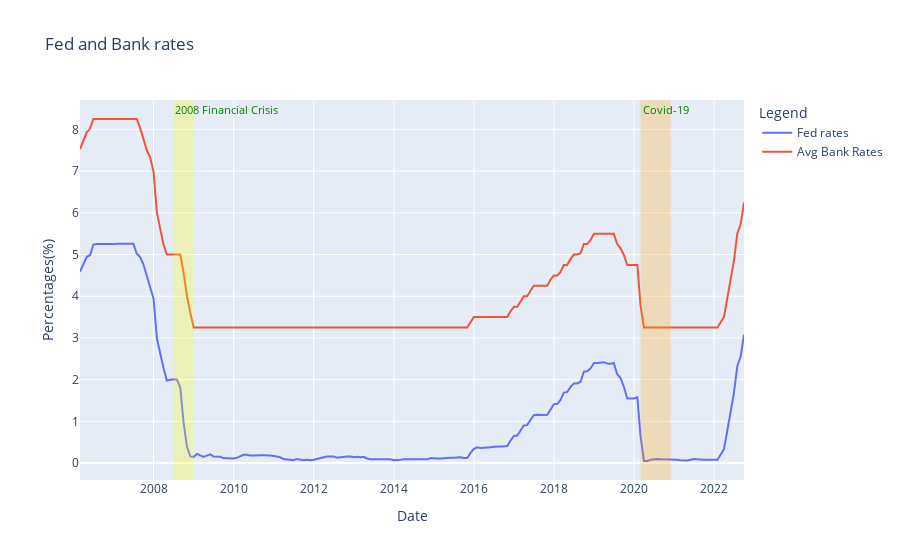

Source (notebook cell):
### Code cell
Feds_Wages_fig = px.line(data, x=data.Date, y = feds_banks.columns, title='Fed and Bank rates')
Feds_Wages_fig.update_yaxes(title_text = 'Percentages(%)')
Feds_Wages_fig.update_layout(legend_title_text = 'Legend')

Feds_Wages_fig.add_vrect(x0="2008-07-01", x1="2009-01-01", 
              annotation_text="2008 Financial Crisis", annotation_position="top left",  
              annotation_font_size=11,
              annotation_font_color="Green",
              fillcolor="yellow", opacity=0.25, line_width=0)

Feds_Wages_fig.add_vrect(x0="2020-03-01", x1="2020-12-01", 
              annotation_text="Covid-19", annotation_position="top left",  
              annotation_font_size=11,
              annotation_font_color="Green",
              fillcolor="orange", opacity=0.25, line_width=0)


Feds_Wages_fig.show()

### Figure 1 — Plotly figure (JSON) as saved in the notebook; plotly's stock layout.template omitted (floating-point values rounded to 4 significant figures; data arrays with more than 128 entries replaced by an {"elided": "..."} marker saying what was removed)
{"data": [{"hovertemplate": "variable=Fed rates<br>Date=%{x}<br>value=%{y}<extra></extra>", "legendgroup": "Fed rates", "line": {"color": "#636efa", "dash": "solid"}, "marker": {"symbol": "circle"}, "mode": "lines", "name": "Fed rates", "orientation": "v", "showlegend": true, "type": "scatter", "x": {"elided": "200 str values"}, "xaxis": "x", "y": {"elided": "200 float values"}, "yaxis": "y"}, {"hovertemplate": "variable=Avg Bank Rates<br>Date=%{x}<br>value=%{y}<extra></extra>", "legendgroup": "Avg Bank Rates", "line": {"color": "#EF553B", "dash": "solid"}, "marker": {"symbol": "circle"}, "mode": "lines", "name": "Avg Bank Rates", "orientation": "v", "showlegend": true, "type": "scatter", "x": {"elided": "200 str values"}, "xaxis": "x", "y": {"elided": "200 float values"}, "yaxis": "y"}], "layout": {"annotations": [{"font": {"color": "Green", "size": 11}, "showarrow": false, "text": "2008 Financial Crisis", "x": "2008-07-01", "xanchor": "left", "xref": "x", "y": 1, "yanchor": "top", "yref": "y domain"}, {"font": {"color": "Green", "size": 11}, "showarrow": false, "text": "Covid-19", "x": "2020-03-01", "xanchor": "left", "xref": "x", "y": 1, "yanchor": "top", "yref": "y domain"}], "legend": {"title": {"text": "Legend"}, "tracegroupgap": 0}, "shapes": [{"fillcolor": "yellow", "line": {"width": 0}, "opacity": 0.25, "type": "rect", "x0": "2008-07-01", "x1": "2009-01-01", "xref": "x", "y0": 0, "y1": 1, "yref": "y domain"}, {"fillcolor": "orange", "line": {"width": 0}, "opacity": 0.25, "type": "rect", "x0": "2020-03-01", "x1": "2020-12-01", "xref": "x", "y0": 0, "y1": 1, "yref": "y domain"}], "title": {"text": "Fed and Bank rates"}, "xaxis": {"anchor": "y", "domain": [0, 1], "title": {"text": "Date"}}, "yaxis": {"anchor": "x", "domain": [0, 1], "title": {"text": "Percentages(%)"}}}}
